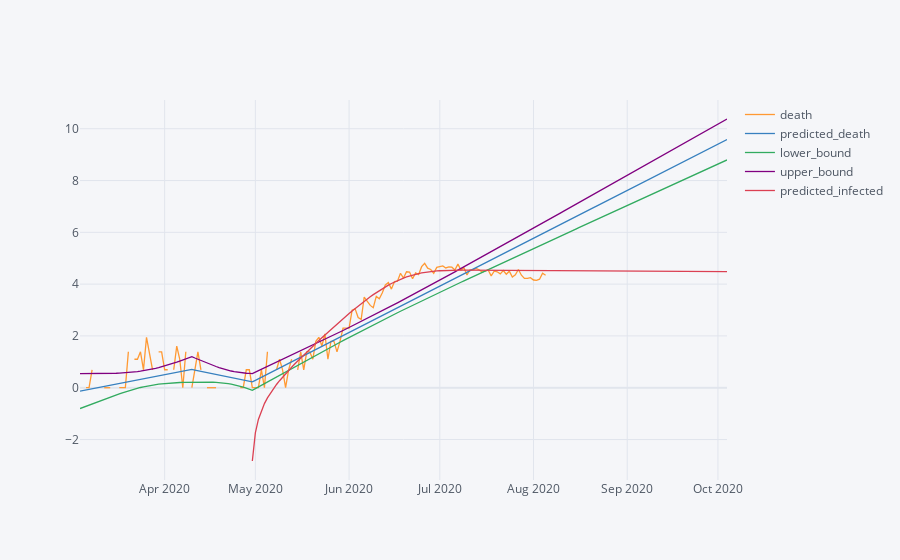

Notebook code for this chart:
### Code cell
log_fit.merge(log_daily_predicted_case, left_index=True, right_index=True, how='left').iplot()

### Figure 1 — Plotly figure (JSON) as saved in the notebook; plotly's stock layout.template omitted (floating-point values rounded to 4 significant figures; data arrays with more than 128 entries replaced by an {"elided": "..."} marker saying what was removed)
{"data": [{"line": {"color": "rgba(255, 153, 51, 1.0)", "dash": "solid", "shape": "linear", "width": 1.3}, "mode": "lines", "name": "death", "text": "", "type": "scatter", "x": {"elided": "215 str values"}, "y": {"elided": "215 mixed values"}}, {"line": {"color": "rgba(55, 128, 191, 1.0)", "dash": "solid", "shape": "linear", "width": 1.3}, "mode": "lines", "name": "predicted_death", "text": "", "type": "scatter", "x": {"elided": "215 str values"}, "y": {"elided": "215 float values"}}, {"line": {"color": "rgba(50, 171, 96, 1.0)", "dash": "solid", "shape": "linear", "width": 1.3}, "mode": "lines", "name": "lower_bound", "text": "", "type": "scatter", "x": {"elided": "215 str values"}, "y": {"elided": "215 float values"}}, {"line": {"color": "rgba(128, 0, 128, 1.0)", "dash": "solid", "shape": "linear", "width": 1.3}, "mode": "lines", "name": "upper_bound", "text": "", "type": "scatter", "x": {"elided": "215 str values"}, "y": {"elided": "215 float values"}}, {"line": {"color": "rgba(219, 64, 82, 1.0)", "dash": "solid", "shape": "linear", "width": 1.3}, "mode": "lines", "name": "predicted_infected", "text": "", "type": "scatter", "x": {"elided": "215 str values"}, "y": {"elided": "215 mixed values"}}], "layout": {"legend": {"bgcolor": "#F5F6F9", "font": {"color": "#4D5663"}}, "paper_bgcolor": "#F5F6F9", "plot_bgcolor": "#F5F6F9", "title": {"font": {"color": "#4D5663"}}, "xaxis": {"gridcolor": "#E1E5ED", "showgrid": true, "tickfont": {"color": "#4D5663"}, "title": {"font": {"color": "#4D5663"}, "text": ""}, "zerolinecolor": "#E1E5ED"}, "yaxis": {"gridcolor": "#E1E5ED", "showgrid": true, "tickfont": {"color": "#4D5663"}, "title": {"font": {"color": "#4D5663"}, "text": ""}, "zerolinecolor": "#E1E5ED"}}}
